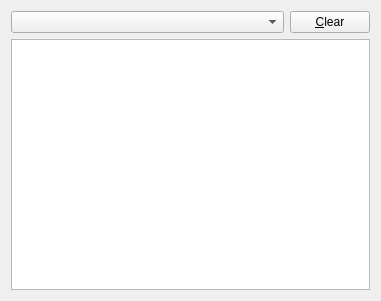
<?xml version="1.0" encoding="UTF-8"?>
<ui version="4.0">
 <class>EventViewWidget</class>
 <widget class="QWidget" name="EventViewWidget">
  <property name="geometry">
   <rect>
    <x>0</x>
    <y>0</y>
    <width>381</width>
    <height>301</height>
   </rect>
  </property>
  <property name="windowTitle">
   <string>Form</string>
  </property>
  <layout class="QHBoxLayout" name="horizontalLayout">
   <item>
    <layout class="QVBoxLayout" name="verticalLayout">
     <item>
      <layout class="QGridLayout" name="gridLayout" columnstretch="1,0">
       <item row="0" column="0">
        <widget class="QComboBox" name="filterComboBox">
         <property name="currentIndex">
          <number>-1</number>
         </property>
         <property name="maxVisibleItems">
          <number>15</number>
         </property>
        </widget>
       </item>
       <item row="0" column="1">
        <widget class="QPushButton" name="clearButton">
         <property name="text">
          <string>&amp;Clear</string>
         </property>
        </widget>
       </item>
      </layout>
     </item>
     <item>
      <widget class="QTreeView" name="eventListView">
       <property name="editTriggers">
        <set>QAbstractItemView::NoEditTriggers</set>
       </property>
       <property name="rootIsDecorated">
        <bool>false</bool>
       </property>
       <property name="itemsExpandable">
        <bool>false</bool>
       </property>
       <property name="allColumnsShowFocus">
        <bool>true</bool>
       </property>
       <property name="headerHidden">
        <bool>true</bool>
       </property>
       <attribute name="headerDefaultSectionSize">
        <number>150</number>
       </attribute>
      </widget>
     </item>
    </layout>
   </item>
  </layout>
 </widget>
 <resources/>
 <connections/>
</ui>
